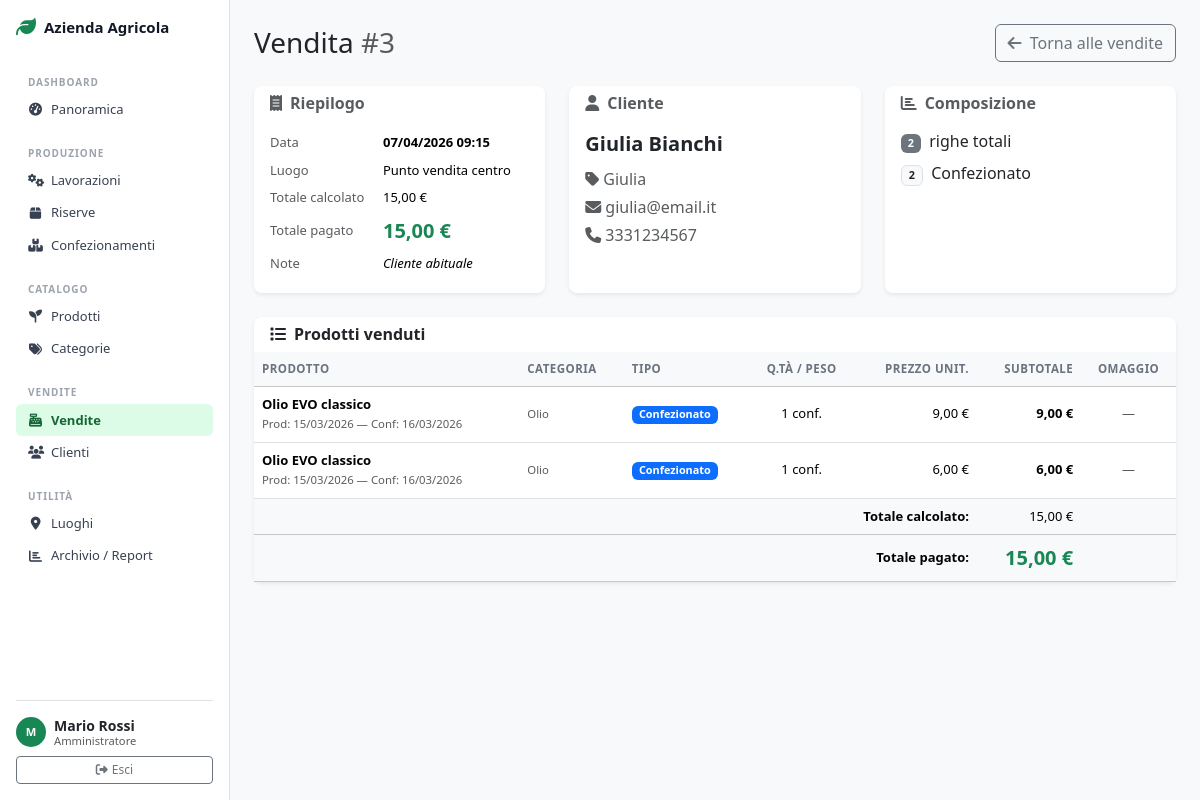
Page /admin/vendita-dettaglio.php?id=3 (signed in) on the committed database.
### tables this page shows
CREATE TABLE IF NOT EXISTS VENDITA (
    idVendita INT AUTO_INCREMENT PRIMARY KEY,
    dataVendita DATETIME NOT NULL DEFAULT CURRENT_TIMESTAMP,
    totaleCalcolato DECIMAL(10, 2) NOT NULL DEFAULT 0.00,
    totalePagato DECIMAL(10, 2) NOT NULL DEFAULT 0.00,
    note TEXT NULL,
    idCliente INT NOT NULL,
    idLuogo INT NOT NULL,
    
    FOREIGN KEY (idCliente) REFERENCES CLIENTE(idCliente) ON DELETE RESTRICT,
    FOREIGN KEY (idLuogo) REFERENCES LUOGO(idLuogo) ON DELETE RESTRICT,
    INDEX idx_cliente (idCliente),
    INDEX idx_data (dataVendita),
    INDEX idx_luogo (idLuogo)
);

CREATE TABLE IF NOT EXISTS LUOGO (
    idLuogo INT AUTO_INCREMENT PRIMARY KEY,
    nome VARCHAR(150) NOT NULL UNIQUE,
    indirizzo VARCHAR(255) NULL,
    tipo ENUM('campo', 'laboratorio', 'punto vendita', 'magazzino') NOT NULL,
    
    INDEX idx_tipo (tipo),
    INDEX idx_nome (nome)
);

CREATE TABLE IF NOT EXISTS CLIENTE (
    idCliente INT AUTO_INCREMENT PRIMARY KEY,
    idUtente INT NULL,
    nome VARCHAR(150) NOT NULL,
    nickname VARCHAR(100) NULL,
    telefono VARCHAR(20) NULL,
    email VARCHAR(150) NULL,
    occasionale BOOLEAN NOT NULL DEFAULT FALSE,
    
    FOREIGN KEY (idUtente) REFERENCES UTENTE(idUtente) ON DELETE SET NULL,
    INDEX idx_occasionale (occasionale),
    INDEX idx_email (email)
);

CREATE TABLE IF NOT EXISTS DETTAGLIO_VENDITA (
    idDettaglio INT AUTO_INCREMENT PRIMARY KEY,
    idVendita INT NOT NULL,
    tipoVendita ENUM('FRESCO_SFUSO', 'CONFEZIONATO', 'RISERVA_SFUSA') NOT NULL,
    quantita INT NULL,
    pesoVenduto DECIMAL(10, 2) NULL,
    prezzoUnitario DECIMAL(10, 2) NOT NULL,
    omaggio BOOLEAN NOT NULL DEFAULT FALSE,
    idProdotto INT NOT NULL,
    idConfezionamento INT NULL,
    
    FOREIGN KEY (idVendita) REFERENCES VENDITA(idVendita) ON DELETE CASCADE,
    FOREIGN KEY (idProdotto) REFERENCES PRODOTTO(idProdotto) ON DELETE RESTRICT,
    FOREIGN KEY (idConfezionamento) REFERENCES CONFEZIONAMENTO(idConfezionamento) ON DELETE SET NULL,
    INDEX idx_vendita (idVendita),
    INDEX idx_prodotto (idProdotto),
    INDEX idx_confezionamento (idConfezionamento)
);

CREATE TABLE IF NOT EXISTS PRODOTTO (
    idProdotto INT AUTO_INCREMENT PRIMARY KEY,
    nome VARCHAR(150) NOT NULL,
    unitaMisura ENUM('kg', 'litro', 'pezzo', 'grammo') NOT NULL,
    prezzoBase DECIMAL(10, 2) NOT NULL DEFAULT 0.00,
    idCategoria INT NOT NULL,
    
    FOREIGN KEY (idCategoria) REFERENCES CATEGORIA(idCategoria) ON DELETE RESTRICT,
    INDEX idx_categoria (idCategoria),
    INDEX idx_nome (nome)
);

CREATE TABLE IF NOT EXISTS CONFEZIONAMENTO (
    idConfezionamento INT AUTO_INCREMENT PRIMARY KEY,
    dataProduzione DATE NOT NULL,
    dataConfezionamento DATE NOT NULL,
    numeroConfezioni INT NOT NULL DEFAULT 0,
    pesoNetto DECIMAL(10, 2) NOT NULL,
    prezzo DECIMAL(10, 2) NOT NULL,
    giacenzaAttuale INT NOT NULL DEFAULT 0,
    idProdotto INT NOT NULL,
    idLavorazione INT NULL,
    idRiserva INT NULL,
    idLuogo INT NOT NULL,
    
    FOREIGN KEY (idProdotto) REFERENCES PRODOTTO(idProdotto) ON DELETE RESTRICT,
    FOREIGN KEY (idLavorazione) REFERENCES LAVORAZIONE(idLavorazione) ON DELETE SET NULL,
    FOREIGN KEY (idRiserva) REFERENCES RISERVA(idRiserva) ON DELETE SET NULL,
    FOREIGN KEY (idLuogo) REFERENCES LUOGO(idLuogo) ON DELETE RESTRICT,
    INDEX idx_prodotto (idProdotto),
    INDEX idx_lavorazione (idLavorazione),
    INDEX idx_riserva (idRiserva),
    INDEX idx_giacenza (giacenzaAttuale),
    INDEX idx_data_confez (dataConfezionamento)
);

CREATE TABLE IF NOT EXISTS CATEGORIA (
    idCategoria INT AUTO_INCREMENT PRIMARY KEY,
    nome VARCHAR(100) NOT NULL UNIQUE,
    descrizione TEXT NULL,
    
    INDEX idx_nome (nome)
);

### includes/db.php (called while the page is built, shortened)
<?php
function executeQuery($conn, $sql, $params = []) {
    $stmt = mysqli_prepare($conn, $sql);
    if (!empty($params)) {
        $types = '';
        foreach ($params as $param) {
            if (is_int($param))    $types .= 'i';
            elseif (is_float($param)) $types .= 'd';
            else                   $types .= 's';
        }
        mysqli_stmt_bind_param($stmt, $types, ...$params);
    }
    mysqli_stmt_execute($stmt);
    return $stmt;
}
function fetchOne($conn, $sql, $params = []) {
    $stmt  = executeQuery($conn, $sql, $params);
    $result = mysqli_stmt_get_result($stmt);
    $row   = mysqli_fetch_assoc($result);
    return $row;
}
function fetchAll($conn, $sql, $params = []) {
    $stmt   = executeQuery($conn, $sql, $params);
    $result = mysqli_stmt_get_result($stmt);
    $rows   = mysqli_fetch_all($result, MYSQLI_ASSOC);
    return $rows;
}

### includes/functions.php (called while the page is built, shortened)
<?php
function formatPrice($amount) {
    return number_format($amount, 2, ',', '.') . ' €';
}
function formatDate($date, $includeTime = false) {
    $timestamp = strtotime($date);
    if ($includeTime) {
        return date('d/m/Y H:i', $timestamp);
    }
    return date('d/m/Y', $timestamp);
}

### admin/vendita-dettaglio.php (the view, shortened to what this page needs)
<?php
require_once '../includes/db.php';
require_once '../includes/functions.php';
$idVendita = isset($_GET['id']) ? (int)$_GET['id'] : 0;
$vendita = fetchOne($pdo,
    "SELECT v.*, c.nome as nomeCliente, c.nickname, c.telefono, c.email as emailCliente,
            l.nome as nomeLuogo
     FROM VENDITA v
     INNER JOIN CLIENTE c ON v.idCliente = c.idCliente
     INNER JOIN LUOGO l ON v.idLuogo = l.idLuogo
     WHERE v.idVendita = ?",
    [$idVendita]
);
$dettagli = fetchAll($pdo,
    "SELECT dv.*,
            p.nome as nomeProdotto, p.unitaMisura,
            c.nome as nomeCategoria,
            conf.pesoNetto, conf.dataProduzione as confDataProd, conf.dataConfezionamento
     FROM DETTAGLIO_VENDITA dv
     INNER JOIN PRODOTTO p ON dv.idProdotto = p.idProdotto
     INNER JOIN CATEGORIA c ON p.idCategoria = c.idCategoria
     LEFT JOIN CONFEZIONAMENTO conf ON dv.idConfezionamento = conf.idConfezionamento
     WHERE dv.idVendita = ?
     ORDER BY dv.idDettaglio",
    [$idVendita]
);
include '../includes/header_admin.php';
?>
<div class="d-flex justify-content-between align-items-center mb-4">
    <h1 class="h3 mb-0">Vendita <span class="text-muted">#<?php echo $idVendita; ?></span></h1>
    <a href="/admin/vendite.php" class="btn btn-outline-secondary">
        <i class="fas fa-arrow-left me-1"></i> Torna alle vendite
    </a>
</div>
<div class="row g-4">
    <div class="col-md-4">
        <div class="card border-0 shadow-sm h-100">
            <div class="card-header bg-transparent border-0 pb-0">
                <h6 class="fw-semibold text-muted mb-0">
                    <i class="fas fa-receipt me-2"></i>Riepilogo
                </h6>
            </div>
            <div class="card-body">
                <table class="table table-borderless table-sm mb-0">
                    <tr>
                        <td class="text-muted ps-0">Data</td>
                        <td class="fw-semibold"><?php echo formatDate($vendita['dataVendita'], true); ?></td>
                    </tr>
                    <tr>
                        <td class="text-muted ps-0">Luogo</td>
                        <td><?php echo htmlspecialchars($vendita['nomeLuogo']); ?></td>
                    </tr>
                    <tr>
                        <td class="text-muted ps-0">Totale calcolato</td>
                        <td><?php echo formatPrice($vendita['totaleCalcolato']); ?></td>
                    </tr>
                    <tr>
                        <td class="text-muted ps-0">Totale pagato</td>
                        <td>
                            <strong class="fs-5 <?php echo $vendita['totalePagato'] < $vendita['totaleCalcolato'] ? 'text-warning' : 'text-success'; ?>">
                                <?php echo formatPrice($vendita['totalePagato']); ?>
                            </strong>
                        </td>
                    </tr>
                    <?php if ($vendita['note']): ?>
                    <tr>
                        <td class="text-muted ps-0">Note</td>
                        <td><em><?php echo htmlspecialchars($vendita['note']); ?></em></td>
                    </tr>
                    <?php endif; ?>
                </table>
            </div>
        </div>
    </div>
    <div class="col-md-4">
        <div class="card border-0 shadow-sm h-100">
            <div class="card-header bg-transparent border-0 pb-0">
                <h6 class="fw-semibold text-muted mb-0">
                    <i class="fas fa-user me-2"></i>Cliente
                </h6>
            </div>
            <div class="card-body">
                <div class="fw-semibold fs-5 mb-2"><?php echo htmlspecialchars($vendita['nomeCliente']); ?></div>
                <?php if ($vendita['nickname']): ?>
                    <div class="text-muted mb-1">
                        <i class="fas fa-tag me-1"></i><?php echo htmlspecialchars($vendita['nickname']); ?>
                    </div>
                <?php endif; ?>
                <?php if ($vendita['emailCliente']): ?>
                    <div class="text-muted mb-1">
                        <i class="fas fa-envelope me-1"></i><?php echo htmlspecialchars($vendita['emailCliente']); ?>
                    </div>
                <?php endif; ?>
                <?php if ($vendita['telefono']): ?>
                    <div class="text-muted">
                        <i class="fas fa-phone me-1"></i><?php echo htmlspecialchars($vendita['telefono']); ?>
                    </div>
                <?php endif; ?>
            </div>
        </div>
    </div>
    <div class="col-md-4">
        <div class="card border-0 shadow-sm h-100">
            <div class="card-header bg-transparent border-0 pb-0">
                <h6 class="fw-semibold text-muted mb-0">
                    <i class="fas fa-chart-bar me-2"></i>Composizione
                </h6>
            </div>
            <div class="card-body">
                <?php
                $tipiCount = array_count_values(array_column($dettagli, 'tipoVendita'));
                ?>
                <div class="mb-2">
                    <span class="badge bg-secondary me-1"><?php echo count($dettagli); ?></span> righe totali
                </div>
                <?php foreach ($tipiCount as $tipo => $cnt): ?>
                    <div class="mb-1">
                        <?php
                        $lab = ['FRESCO_SFUSO' => 'Fresco sfuso', 'CONFEZIONATO' => 'Confezionato', 'RISERVA_SFUSA' => 'Riserva sfusa'];
                        ?>
                        <span class="badge bg-light text-dark border me-1"><?php echo $cnt; ?></span>
                        <?php echo $lab[$tipo] ?? $tipo; ?>
                    </div>
                <?php endforeach; ?>
            </div>
        </div>
    </div>
</div>
<div class="card border-0 shadow-sm mt-4">
    <div class="card-header bg-transparent border-0">
        <h6 class="fw-semibold mb-0"><i class="fas fa-list me-2"></i>Prodotti venduti</h6>
    </div>
    <div class="card-body p-0">
        <div class="table-responsive">
            <table class="table table-hover align-middle mb-0">
                <thead class="table-light">
                    <tr>
                        <th>Prodotto</th>
                        <th>Categoria</th>
                        <th>Tipo</th>
                        <th class="text-center">Q.tà / Peso</th>
                        <th class="text-end">Prezzo unit.</th>
                        <th class="text-end">Subtotale</th>
                        <th class="text-center">Omaggio</th>
                    </tr>
                </thead>
                <tbody>
                    <?php if (empty($dettagli)): ?>
                        <tr><td colspan="7" class="text-center text-muted py-3">Nessun dettaglio disponibile</td></tr>
                    <?php else: ?>
                    <?php foreach ($dettagli as $d):
                        if ($d['tipoVendita'] === 'CONFEZIONATO') {
                            $qty = $d['quantita'];
                            $qtyLabel = $qty . ' conf.';
                            $subtotale = $d['omaggio'] ? 0 : $d['prezzoUnitario'] * $qty;
                        } elseif ($d['tipoVendita'] === 'RISERVA_SFUSA') {
                            $qty = $d['pesoVenduto'];
                            $qtyLabel = number_format($qty, 2, ',', '.') . ' kg';
                            $subtotale = $d['omaggio'] ? 0 : $d['prezzoUnitario'] * $qty;
                        }
                        $tipoLabel = ['FRESCO_SFUSO' => 'Fresco sfuso', 'CONFEZIONATO' => 'Confezionato', 'RISERVA_SFUSA' => 'Riserva sfusa'];
                        $tipoBadge = ['FRESCO_SFUSO' => 'light text-dark border', 'CONFEZIONATO' => 'primary', 'RISERVA_SFUSA' => 'info text-dark'];
                    ?>
                        <tr class="<?php echo $d['omaggio'] ? 'table-success' : ''; ?>">
                            <td>
                                <strong><?php echo htmlspecialchars($d['nomeProdotto']); ?></strong>
                                <?php if ($d['dataConfezionamento']): ?>
                                    <br><small class="text-muted">
                                        Prod: <?php echo formatDate($d['confDataProd']); ?> —
                                        Conf: <?php echo formatDate($d['dataConfezionamento']); ?>
                                    </small>
                                <?php endif; ?>
                            </td>
                            <td><small class="text-muted"><?php echo htmlspecialchars($d['nomeCategoria']); ?></small></td>
                            <td><span class="badge bg-<?php echo $tipoBadge[$d['tipoVendita']] ?? 'secondary'; ?>">
                                <?php echo $tipoLabel[$d['tipoVendita']] ?? $d['tipoVendita']; ?>
                            </span></td>
                            <td class="text-center"><?php echo $qtyLabel; ?></td>
                            <td class="text-end"><?php echo formatPrice($d['prezzoUnitario']); ?></td>
                            <td class="text-end">
                                <?php if ($d['omaggio']): ?>
                                    <span class="text-success fw-semibold">Omaggio</span>
                                <?php else: ?>
                                    <strong><?php echo formatPrice($subtotale); ?></strong>
                                <?php endif; ?>
                            </td>
                            <td class="text-center">
                                <?php if ($d['omaggio']): ?>
                                    <i class="fas fa-gift text-success"></i>
                                <?php else: ?>
                                    <span class="text-muted">—</span>
                                <?php endif; ?>
                            </td>
                        </tr>
                    <?php endforeach; ?>
                    <?php endif; ?>
                </tbody>
                <tfoot class="table-light">
                    <tr>
                        <td colspan="5" class="text-end fw-semibold">Totale calcolato:</td>
                        <td class="text-end"><?php echo formatPrice($vendita['totaleCalcolato']); ?></td>
                        <td></td>
                    </tr>
                    <tr>
                        <td colspan="5" class="text-end fw-semibold">Totale pagato:</td>
                        <td class="text-end fs-5 fw-bold text-<?php echo $vendita['totalePagato'] < $vendita['totaleCalcolato'] ? 'warning' : 'success'; ?>">
                            <?php echo formatPrice($vendita['totalePagato']); ?>
                        </td>
                        <td></td>
                    </tr>
                </tfoot>
            </table>
        </div>
    </div>
</div>
<?php include '../includes/footer.php'; ?>

### css/admin.css (style rules this page uses)
.card { border-radius: 8px; }
.table thead th { font-size: .72rem; font-weight: 600; text-transform: uppercase; letter-spacing: .04em; color: #6b7280; white-space: nowrap; border-bottom-width: 1px; }
.table td { font-size: .8125rem; vertical-align: middle; }
.badge { font-size: .68rem; font-weight: 600; }

### rows in the picture
vendita: dataVendita "07/04/2026 09:15", idLuogo.nome "Punto vendita centro", totaleCalcolato "15,00 €", totalePagato "15,00 €", note "Cliente abituale", idCliente.nome "Giulia Bianchi", idCliente.nickname "Giulia", idCliente.email "giulia@email.it", idCliente.telefono "3331234567"
dettaglio_vendita: idProdotto.nome "Olio EVO classico", idConfezionamento.dataProduzione "15/03/2026", idConfezionamento.dataConfezionamento "16/03/2026", categoria.nome "Olio", tipoVendita "Confezionato", quantita "1 conf.", prezzoUnitario "9,00 €", formatPrice($subtotale) "9,00 €"
dettaglio_vendita: idProdotto.nome "Olio EVO classico", idConfezionamento.dataProduzione "15/03/2026", idConfezionamento.dataConfezionamento "16/03/2026", categoria.nome "Olio", tipoVendita "Confezionato", quantita "1 conf.", prezzoUnitario "6,00 €", formatPrice($subtotale) "6,00 €"

### other values in the picture
APP_NAME "Azienda Agricola"
substr(getUserName(), 0, 1) "M"
getUserName() "Mario Rossi"
$idVendita "3"
count($dettagli) "2"
$cnt "2"
$lab[$tipo] "Confezionato"
